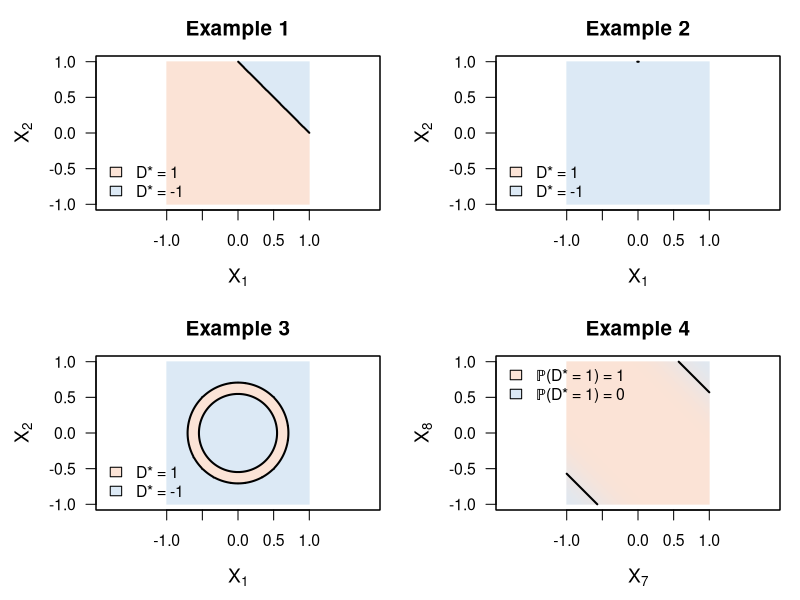

The R source for this figure:
## =============================================================================
##  Decision boundary D*(X) = sign(delta(X)) for the four simulation scenarios
##  (delta_fun from R/owl_sim_functions.R, copied here so no packages are needed).
##  Examples 1-3 depend on (X1, X2) only, so the boundary delta = 0 is drawn there.
##  Example 4 depends on X1, X3, X5, X6, X7, X8: it is drawn in the (X7, X8) plane
##  with the other covariates averaged out by Monte Carlo (X ~ U(-1, 1)^p);
##  shading = P(D* = 1 | X7, X8), line = the 0.5 contour.
## =============================================================================
delta_fun <- list(
  function(X) 0.442 * (1 - X[, 1] - X[, 2]),
  function(X) X[, 2] - 0.25 * X[, 1]^2 - 1,
  function(X) (0.5 - X[, 1]^2 - X[, 2]^2) * (X[, 1]^2 + X[, 2]^2 - 0.3),
  function(X) 1 - X[, 1]^3 + exp(X[, 3]^2 + X[, 5]) + 0.6 * X[, 6] - (X[, 7] + X[, 8])^2)

col_pos <- "#FBE3D6"; col_neg <- "#DCE9F5"       # D* = 1 / D* = -1
g <- seq(-1, 1, length.out = 201)
set.seed(1)

dir.create("outputs/figures", recursive = TRUE, showWarnings = FALSE)
cairo_pdf("outputs/figures/Decision_boundaries.pdf", width = 8, height = 7)   # cairo for the blackboard-bold P
par(mfrow = c(2, 2), mar = c(4.5, 4.8, 2.8, 1), cex = 1, cex.axis = 0.95, cex.lab = 1.15)
for (s in 1:3) {
  grid <- expand.grid(x1 = g, x2 = g)
  z <- matrix(delta_fun[[s]](cbind(grid$x1, grid$x2)), length(g))
  plot(NA, xlim = c(-1, 1), ylim = c(-1, 1), xlab = expression(X[1]), ylab = expression(X[2]),
       main = paste("Example", s), las = 1, cex.main = 1.25, asp = 1, xaxt = "n")
  axis(1, at = seq(-1, 1, 0.5))
  image(g, g, ifelse(z > 0, 1, 0), col = c(col_neg, col_pos), breaks = c(-.5, .5, 1.5), add = TRUE, useRaster = TRUE)
  contour(g, g, z, levels = 0, drawlabels = FALSE, add = TRUE, lwd = 2)
  box()
  legend("bottomleft", legend = c("D* = 1", "D* = -1"),
         fill = c(col_pos, col_neg), bty = "n", cex = 0.95)
}

## Example 4: Monte Carlo over the remaining covariates
g4 <- seq(-1, 1, length.out = 201); M <- 2000
others <- matrix(runif(M * 8, -1, 1), M, 8)       # columns -> X1..X6 used; X7, X8 overwritten
p <- outer(g4, g4, Vectorize(function(a, b) {
  X <- others; X[, 7] <- a; X[, 8] <- b
  mean(delta_fun[[4]](X) > 0)
}))
plot(NA, xlim = c(-1, 1), ylim = c(-1, 1), xlab = expression(X[7]), ylab = expression(X[8]),
     main = "Example 4", las = 1, cex.main = 1.25, asp = 1, xaxt = "n")
axis(1, at = seq(-1, 1, 0.5))
image(g4, g4, p, col = colorRampPalette(c(col_neg, col_pos))(50), zlim = c(0, 1), add = TRUE, useRaster = TRUE)
contour(g4, g4, p, levels = 0.5, drawlabels = FALSE, add = TRUE, lwd = 2)
box()
legend("topleft", legend = c("\u2119(D* = 1) = 1", "\u2119(D* = 1) = 0"),
       fill = c(col_pos, col_neg), bty = "n", cex = 0.95)
dev.off()
